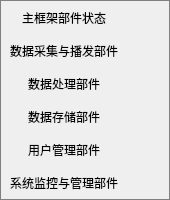
<?xml version="1.0" encoding="UTF-8"?>
<ui version="4.0">
 <class>SoftwareStatusFrame</class>
 <widget class="QFrame" name="SoftwareStatusFrame">
  <property name="geometry">
   <rect>
    <x>0</x>
    <y>0</y>
    <width>170</width>
    <height>200</height>
   </rect>
  </property>
  <property name="styleSheet">
   <string notr="true">QFrame {
  border: 1px solid gray;
}
QPushButton {
  border-style: none;
  font: 12px;
}</string>
  </property>
  <property name="frameShape">
   <enum>QFrame::StyledPanel</enum>
  </property>
  <property name="frameShadow">
   <enum>QFrame::Raised</enum>
  </property>
  <widget class="QWidget" name="layoutWidget">
   <property name="geometry">
    <rect>
     <x>10</x>
     <y>0</y>
     <width>161</width>
     <height>201</height>
    </rect>
   </property>
   <layout class="QHBoxLayout" name="horizontalLayout">
    <item>
     <layout class="QVBoxLayout" name="verticalLayout">
      <item>
       <widget class="QPushButton" name="pushButton">
        <property name="layoutDirection">
         <enum>Qt::RightToLeft</enum>
        </property>
        <property name="text">
         <string>主框架部件状态</string>
        </property>
       </widget>
      </item>
      <item>
       <widget class="QPushButton" name="pushButton_2">
        <property name="layoutDirection">
         <enum>Qt::RightToLeft</enum>
        </property>
        <property name="text">
         <string>数据采集与播发部件</string>
        </property>
       </widget>
      </item>
      <item>
       <widget class="QPushButton" name="pushButton_3">
        <property name="layoutDirection">
         <enum>Qt::RightToLeft</enum>
        </property>
        <property name="text">
         <string>数据处理部件</string>
        </property>
       </widget>
      </item>
      <item>
       <widget class="QPushButton" name="pushButton_4">
        <property name="layoutDirection">
         <enum>Qt::RightToLeft</enum>
        </property>
        <property name="text">
         <string>数据存储部件</string>
        </property>
       </widget>
      </item>
      <item>
       <widget class="QPushButton" name="pushButton_5">
        <property name="layoutDirection">
         <enum>Qt::RightToLeft</enum>
        </property>
        <property name="text">
         <string>用户管理部件</string>
        </property>
       </widget>
      </item>
      <item>
       <widget class="QPushButton" name="pushButton_6">
        <property name="layoutDirection">
         <enum>Qt::RightToLeft</enum>
        </property>
        <property name="text">
         <string>系统监控与管理部件</string>
        </property>
       </widget>
      </item>
     </layout>
    </item>
    <item>
     <layout class="QVBoxLayout" name="verticalLayout_2">
      <item>
       <widget class="QPushButton" name="pushButton_7">
        <property name="text">
         <string/>
        </property>
        <property name="icon">
         <iconset resource="../res/icon.qrc">
          <normaloff>:/status_green</normaloff>:/status_green</iconset>
        </property>
       </widget>
      </item>
      <item>
       <widget class="QPushButton" name="pushButton_8">
        <property name="text">
         <string/>
        </property>
        <property name="icon">
         <iconset resource="../res/icon.qrc">
          <normaloff>:/status_green</normaloff>:/status_green</iconset>
        </property>
       </widget>
      </item>
      <item>
       <widget class="QPushButton" name="pushButton_9">
        <property name="text">
         <string/>
        </property>
        <property name="icon">
         <iconset resource="../res/icon.qrc">
          <normaloff>:/status_red</normaloff>:/status_red</iconset>
        </property>
       </widget>
      </item>
      <item>
       <widget class="QPushButton" name="pushButton_10">
        <property name="text">
         <string/>
        </property>
        <property name="icon">
         <iconset resource="../res/icon.qrc">
          <normaloff>:/status_green</normaloff>:/status_green</iconset>
        </property>
       </widget>
      </item>
      <item>
       <widget class="QPushButton" name="pushButton_11">
        <property name="text">
         <string/>
        </property>
        <property name="icon">
         <iconset resource="../res/icon.qrc">
          <normaloff>:/status_green</normaloff>:/status_green</iconset>
        </property>
       </widget>
      </item>
      <item>
       <widget class="QPushButton" name="pushButton_12">
        <property name="text">
         <string/>
        </property>
        <property name="icon">
         <iconset resource="../res/icon.qrc">
          <normaloff>:/status_green</normaloff>:/status_green</iconset>
        </property>
       </widget>
      </item>
     </layout>
    </item>
   </layout>
  </widget>
 </widget>
 <resources>
  <include location="../res/icon.qrc"/>
 </resources>
 <connections/>
</ui>
